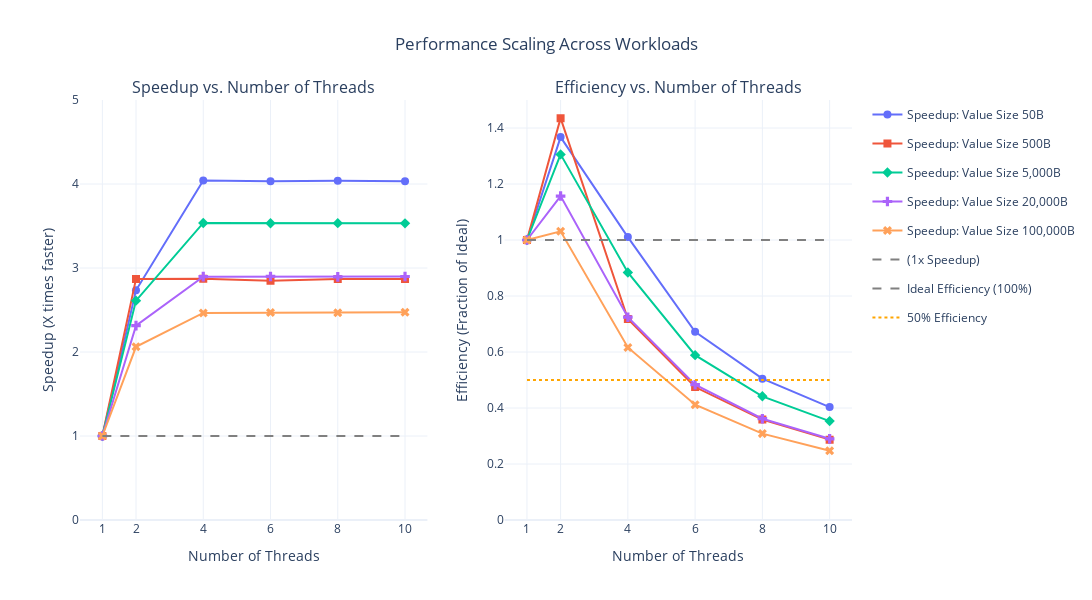
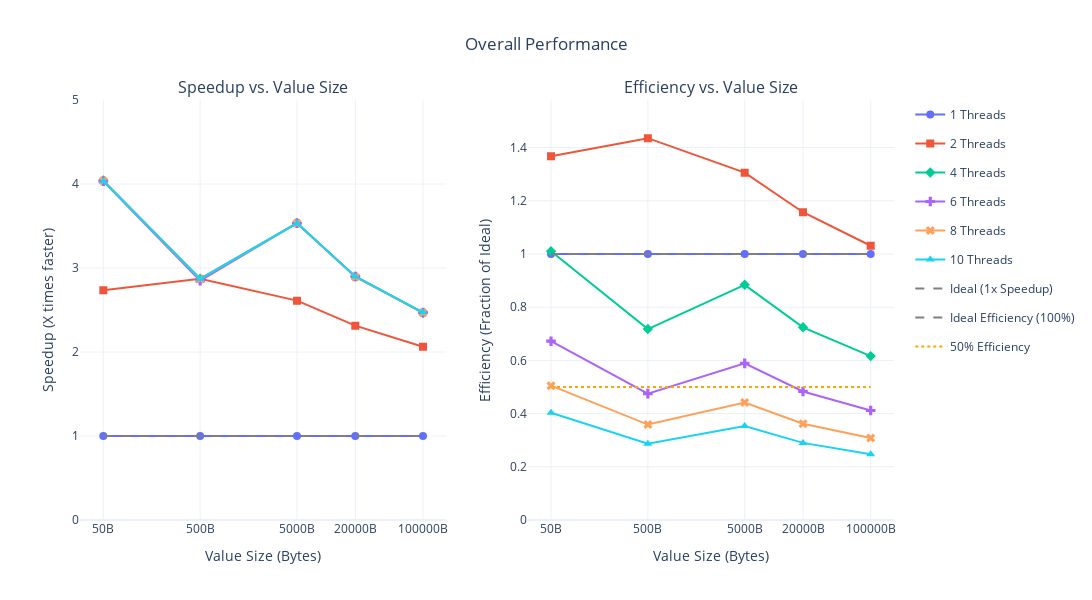
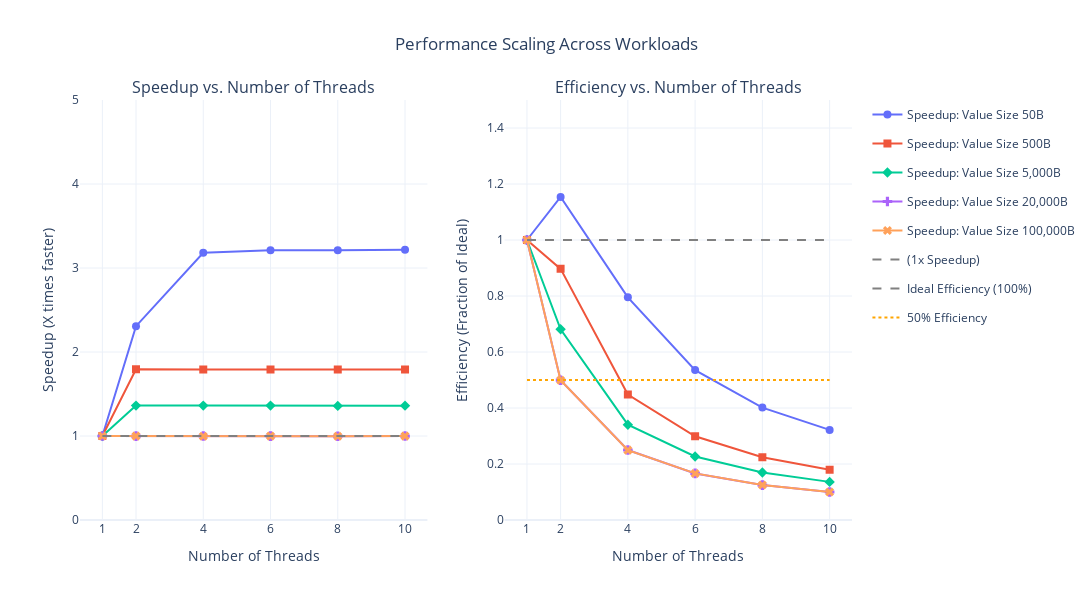
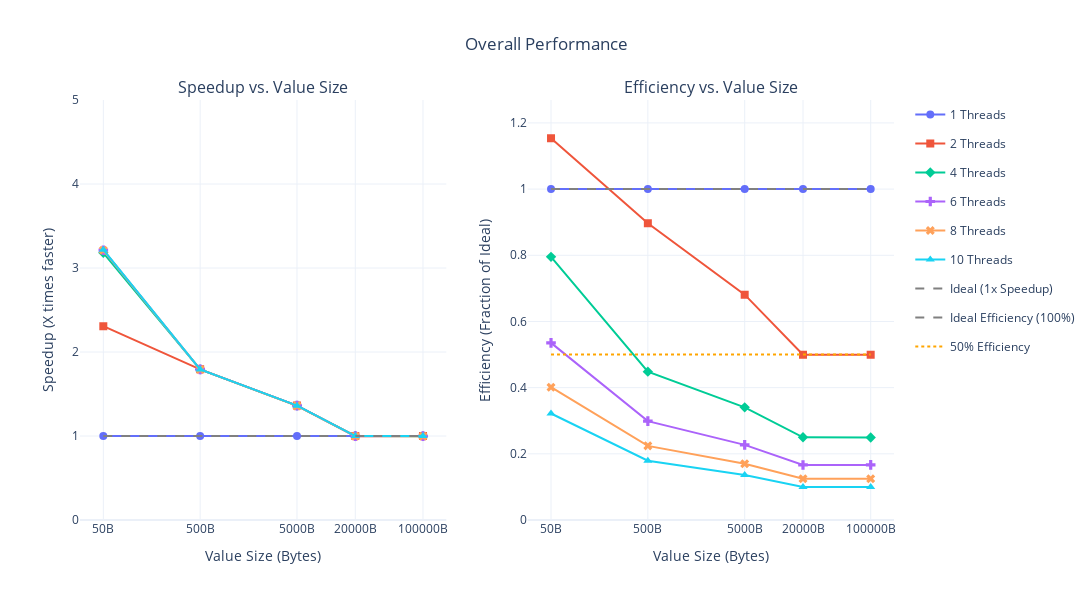

The code cell stored with these charts, in order, in its notebook:
### Code cell
num_keys = 50.0
value_size = 50
compression_on = True
test_configs = [
    {"num_keys": 50.0, "value_size": 50},
    {"num_keys": 50.0, "value_size": 500},
    {"num_keys": 10.0, "value_size": 5000},
    {"num_keys": 5.0, "value_size": 20000},
    {"num_keys": 0.1, "value_size": 100000},

    ]

def load_df(test_config: dict, compression_on: bool):
    num_keys = test_config["num_keys"]
    value_size = test_config["value_size"]
    compression_str = "yes" if compression_on else "no"
    df = pd.read_csv(f"save_summary_{num_keys}keys_{value_size}B_comp-{compression_str}_csum-yes.csv")
    return df



for compression_on in [True, False]:
    print("\n" + "="*50) # Top border
    if compression_on:
        print("                 COMPRESSION ON")
    else:
        print("                 COMPRESSION OFF")
    print("="*50 + "\n") # Bottom border
    dfs = [load_df(config, compression_on=compression_on) for config in test_configs]
    dfs = [calculate_speedup_and_efficiency(df) for df in dfs]
    
    # for df in dfs:
    #     value_size = df["value_size"][0]
    #     workload_description = f"Value Size {df['value_size'][0]} Bytes, {df['rdbcompression'][0]} Compression"
    #     plot_single_df_performance(df, workload_description)
    all_workload_names = ["Value Size 50B", "Value Size 500B", "Value Size 5,000B", "Value Size 20,000B", "Value Size 100,000B"]
    plot_performance_by_workload_on_threads(dfs, all_workload_names)
    # for threads in [1,2,4,6,8,10]:
    #     data = extract_efficiency_and_speedup_at_threads(dfs, threads)
    #     plot_workload_performance(data, threads)
    plot_combined_workload_performance(dfs)

### Figure 1 — Plotly figure (JSON) as saved in the notebook; plotly's stock layout.template omitted (floating-point values rounded to 4 significant figures)
{"data": [{"legendgroup": "Value Size 50B", "line": {"color": "#636EFA", "width": 2}, "marker": {"size": 8, "symbol": "circle"}, "mode": "lines+markers", "name": "Speedup: Value Size 50B", "showlegend": true, "type": "scatter", "x": [1, 2, 4, 6, 8, 10], "xaxis": "x", "y": [1.0, 2.735, 4.042, 4.033, 4.039, 4.034], "yaxis": "y"}, {"legendgroup": "Value Size 500B", "line": {"color": "#EF553B", "width": 2}, "marker": {"size": 8, "symbol": "square"}, "mode": "lines+markers", "name": "Speedup: Value Size 500B", "showlegend": true, "type": "scatter", "x": [1, 2, 4, 6, 8, 10], "xaxis": "x", "y": [1.0, 2.871, 2.871, 2.849, 2.87, 2.87], "yaxis": "y"}, {"legendgroup": "Value Size 5,000B", "line": {"color": "#00CC96", "width": 2}, "marker": {"size": 8, "symbol": "diamond"}, "mode": "lines+markers", "name": "Speedup: Value Size 5,000B", "showlegend": true, "type": "scatter", "x": [1, 2, 4, 6, 8, 10], "xaxis": "x", "y": [1.0, 2.612, 3.536, 3.533, 3.534, 3.532], "yaxis": "y"}, {"legendgroup": "Value Size 20,000B", "line": {"color": "#AB63FA", "width": 2}, "marker": {"size": 8, "symbol": "cross"}, "mode": "lines+markers", "name": "Speedup: Value Size 20,000B", "showlegend": true, "type": "scatter", "x": [1, 2, 4, 6, 8, 10], "xaxis": "x", "y": [1.0, 2.314, 2.897, 2.899, 2.894, 2.899], "yaxis": "y"}, {"legendgroup": "Value Size 100,000B", "line": {"color": "#FFA15A", "width": 2}, "marker": {"size": 8, "symbol": "x"}, "mode": "lines+markers", "name": "Speedup: Value Size 100,000B", "showlegend": true, "type": "scatter", "x": [1, 2, 4, 6, 8, 10], "xaxis": "x", "y": [1.0, 2.062, 2.465, 2.47, 2.468, 2.473], "yaxis": "y"}, {"legendgroup": "ideal_speedup", "line": {"color": "gray", "dash": "dash"}, "mode": "lines", "name": "(1x Speedup)", "showlegend": true, "type": "scatter", "x": [1, 2, 4, 6, 8, 10], "xaxis": "x", "y": [1, 1, 1, 1, 1, 1], "yaxis": "y"}, {"legendgroup": "Value Size 50B", "line": {"color": "#636EFA", "width": 2}, "marker": {"size": 8, "symbol": "circle"}, "mode": "lines+markers", "name": "Efficiency: Value Size 50B", "showlegend": false, "type": "scatter", "x": [1, 2, 4, 6, 8, 10], "xaxis": "x2", "y": [1.0, 1.367, 1.01, 0.6722, 0.5049, 0.4034], "yaxis": "y2"}, {"legendgroup": "Value Size 500B", "line": {"color": "#EF553B", "width": 2}, "marker": {"size": 8, "symbol": "square"}, "mode": "lines+markers", "name": "Efficiency: Value Size 500B", "showlegend": false, "type": "scatter", "x": [1, 2, 4, 6, 8, 10], "xaxis": "x2", "y": [1.0, 1.435, 0.7178, 0.4749, 0.3587, 0.287], "yaxis": "y2"}, {"legendgroup": "Value Size 5,000B", "line": {"color": "#00CC96", "width": 2}, "marker": {"size": 8, "symbol": "diamond"}, "mode": "lines+markers", "name": "Efficiency: Value Size 5,000B", "showlegend": false, "type": "scatter", "x": [1, 2, 4, 6, 8, 10], "xaxis": "x2", "y": [1.0, 1.306, 0.884, 0.5888, 0.4417, 0.3532], "yaxis": "y2"}, {"legendgroup": "Value Size 20,000B", "line": {"color": "#AB63FA", "width": 2}, "marker": {"size": 8, "symbol": "cross"}, "mode": "lines+markers", "name": "Efficiency: Value Size 20,000B", "showlegend": false, "type": "scatter", "x": [1, 2, 4, 6, 8, 10], "xaxis": "x2", "y": [1.0, 1.157, 0.7243, 0.4832, 0.3618, 0.2899], "yaxis": "y2"}, {"legendgroup": "Value Size 100,000B", "line": {"color": "#FFA15A", "width": 2}, "marker": {"size": 8, "symbol": "x"}, "mode": "lines+markers", "name": "Efficiency: Value Size 100,000B", "showlegend": false, "type": "scatter", "x": [1, 2, 4, 6, 8, 10], "xaxis": "x2", "y": [1.0, 1.031, 0.6162, 0.4117, 0.3085, 0.2473], "yaxis": "y2"}, {"legendgroup": "ideal_efficiency_1", "line": {"color": "gray", "dash": "dash"}, "mode": "lines", "name": "Ideal Efficiency (100%)", "showlegend": true, "type": "scatter", "x": [1, 2, 4, 6, 8, 10], "xaxis": "x2", "y": [1, 1, 1, 1, 1, 1], "yaxis": "y2"}, {"legendgroup": "ideal_efficiency_05", "line": {"color": "orange", "dash": "dot"}, "mode": "lines", "name": "50% Efficiency", "showlegend": true, "type": "scatter", "x": [1, 2, 4, 6, 8, 10], "xaxis": "x2", "y": [0.5, 0.5, 0.5, 0.5, 0.5, 0.5], "yaxis": "y2"}], "layout": {"annotations": [{"font": {"size": 16}, "showarrow": false, "text": "Speedup vs. Number of Threads", "x": 0.225, "xanchor": "center", "xref": "paper", "y": 1, "yanchor": "bottom", "yref": "paper"}, {"font": {"size": 16}, "showarrow": false, "text": "Efficiency vs. Number of Threads", "x": 0.775, "xanchor": "center", "xref": "paper", "y": 1, "yanchor": "bottom", "yref": "paper"}], "height": 600, "hovermode": "x unified", "showlegend": true, "title": {"text": "Performance Scaling Across Workloads", "x": 0.5}, "width": 1200, "xaxis": {"anchor": "y", "domain": [0, 0.45], "tickmode": "array", "tickvals": [1, 2, 4, 6, 8, 10], "title": {"text": "Number of Threads"}}, "xaxis2": {"anchor": "y2", "domain": [0.55, 1], "tickmode": "array", "tickvals": [1, 2, 4, 6, 8, 10], "title": {"text": "Number of Threads"}}, "yaxis": {"anchor": "x", "domain": [0, 1], "range": [0, 5], "title": {"text": "Speedup (X times faster)"}}, "yaxis2": {"anchor": "x2", "domain": [0, 1], "range": [0, 1.5], "title": {"text": "Efficiency (Fraction of Ideal)"}}}}

### Figure 2 — Plotly figure (JSON) as saved in the notebook; plotly's stock layout.template omitted (floating-point values rounded to 4 significant figures)
{"data": [{"legendgroup": "1", "line": {"color": "#636EFA", "width": 2}, "marker": {"size": 8, "symbol": "circle"}, "mode": "lines+markers", "name": "1 Threads", "showlegend": true, "type": "scatter", "x": [50, 500, 5000, 20000, 100000], "xaxis": "x", "y": [1.0, 1.0, 1.0, 1.0, 1.0], "yaxis": "y"}, {"legendgroup": "2", "line": {"color": "#EF553B", "width": 2}, "marker": {"size": 8, "symbol": "square"}, "mode": "lines+markers", "name": "2 Threads", "showlegend": true, "type": "scatter", "x": [50, 500, 5000, 20000, 100000], "xaxis": "x", "y": [2.735, 2.871, 2.612, 2.314, 2.062], "yaxis": "y"}, {"legendgroup": "4", "line": {"color": "#00CC96", "width": 2}, "marker": {"size": 8, "symbol": "diamond"}, "mode": "lines+markers", "name": "4 Threads", "showlegend": true, "type": "scatter", "x": [50, 500, 5000, 20000, 100000], "xaxis": "x", "y": [4.042, 2.871, 3.536, 2.897, 2.465], "yaxis": "y"}, {"legendgroup": "6", "line": {"color": "#AB63FA", "width": 2}, "marker": {"size": 8, "symbol": "cross"}, "mode": "lines+markers", "name": "6 Threads", "showlegend": true, "type": "scatter", "x": [50, 500, 5000, 20000, 100000], "xaxis": "x", "y": [4.033, 2.849, 3.533, 2.899, 2.47], "yaxis": "y"}, {"legendgroup": "8", "line": {"color": "#FFA15A", "width": 2}, "marker": {"size": 8, "symbol": "x"}, "mode": "lines+markers", "name": "8 Threads", "showlegend": true, "type": "scatter", "x": [50, 500, 5000, 20000, 100000], "xaxis": "x", "y": [4.039, 2.87, 3.534, 2.894, 2.468], "yaxis": "y"}, {"legendgroup": "10", "line": {"color": "#19D3F3", "width": 2}, "marker": {"size": 8, "symbol": "triangle-up"}, "mode": "lines+markers", "name": "10 Threads", "showlegend": true, "type": "scatter", "x": [50, 500, 5000, 20000, 100000], "xaxis": "x", "y": [4.034, 2.87, 3.532, 2.899, 2.473], "yaxis": "y"}, {"legendgroup": "ideal_speedup", "line": {"color": "gray", "dash": "dash"}, "mode": "lines", "name": "Ideal (1x Speedup)", "showlegend": true, "type": "scatter", "x": [50, 500, 5000, 20000, 100000], "xaxis": "x", "y": [1, 1, 1, 1, 1], "yaxis": "y"}, {"legendgroup": "1", "line": {"color": "#636EFA", "width": 2}, "marker": {"size": 8, "symbol": "circle"}, "mode": "lines+markers", "name": "1 Threads", "showlegend": false, "type": "scatter", "x": [50, 500, 5000, 20000, 100000], "xaxis": "x2", "y": [1.0, 1.0, 1.0, 1.0, 1.0], "yaxis": "y2"}, {"legendgroup": "2", "line": {"color": "#EF553B", "width": 2}, "marker": {"size": 8, "symbol": "square"}, "mode": "lines+markers", "name": "2 Threads", "showlegend": false, "type": "scatter", "x": [50, 500, 5000, 20000, 100000], "xaxis": "x2", "y": [1.367, 1.435, 1.306, 1.157, 1.031], "yaxis": "y2"}, {"legendgroup": "4", "line": {"color": "#00CC96", "width": 2}, "marker": {"size": 8, "symbol": "diamond"}, "mode": "lines+markers", "name": "4 Threads", "showlegend": false, "type": "scatter", "x": [50, 500, 5000, 20000, 100000], "xaxis": "x2", "y": [1.01, 0.7178, 0.884, 0.7243, 0.6162], "yaxis": "y2"}, {"legendgroup": "6", "line": {"color": "#AB63FA", "width": 2}, "marker": {"size": 8, "symbol": "cross"}, "mode": "lines+markers", "name": "6 Threads", "showlegend": false, "type": "scatter", "x": [50, 500, 5000, 20000, 100000], "xaxis": "x2", "y": [0.6722, 0.4749, 0.5888, 0.4832, 0.4117], "yaxis": "y2"}, {"legendgroup": "8", "line": {"color": "#FFA15A", "width": 2}, "marker": {"size": 8, "symbol": "x"}, "mode": "lines+markers", "name": "8 Threads", "showlegend": false, "type": "scatter", "x": [50, 500, 5000, 20000, 100000], "xaxis": "x2", "y": [0.5049, 0.3587, 0.4417, 0.3618, 0.3085], "yaxis": "y2"}, {"legendgroup": "10", "line": {"color": "#19D3F3", "width": 2}, "marker": {"size": 8, "symbol": "triangle-up"}, "mode": "lines+markers", "name": "10 Threads", "showlegend": false, "type": "scatter", "x": [50, 500, 5000, 20000, 100000], "xaxis": "x2", "y": [0.4034, 0.287, 0.3532, 0.2899, 0.2473], "yaxis": "y2"}, {"legendgroup": "ideal_efficiency_1", "line": {"color": "gray", "dash": "dash"}, "mode": "lines", "name": "Ideal Efficiency (100%)", "showlegend": true, "type": "scatter", "x": [50, 500, 5000, 20000, 100000], "xaxis": "x2", "y": [1, 1, 1, 1, 1], "yaxis": "y2"}, {"legendgroup": "ideal_efficiency_05", "line": {"color": "orange", "dash": "dot"}, "mode": "lines", "name": "50% Efficiency", "showlegend": true, "type": "scatter", "x": [50, 500, 5000, 20000, 100000], "xaxis": "x2", "y": [0.5, 0.5, 0.5, 0.5, 0.5], "yaxis": "y2"}], "layout": {"annotations": [{"font": {"size": 16}, "showarrow": false, "text": "Speedup vs. Value Size", "x": 0.225, "xanchor": "center", "xref": "paper", "y": 1, "yanchor": "bottom", "yref": "paper"}, {"font": {"size": 16}, "showarrow": false, "text": "Efficiency vs. Value Size", "x": 0.775, "xanchor": "center", "xref": "paper", "y": 1, "yanchor": "bottom", "yref": "paper"}], "height": 600, "hovermode": "x unified", "showlegend": true, "title": {"text": "Overall Performance", "x": 0.5}, "width": 1200, "xaxis": {"anchor": "y", "domain": [0, 0.45], "tickmode": "array", "ticktext": ["50B", "500B", "5000B", "20000B", "100000B"], "tickvals": [50, 500, 5000, 20000, 100000], "title": {"text": "Value Size (Bytes)"}, "type": "log"}, "xaxis2": {"anchor": "y2", "domain": [0.55, 1], "tickmode": "array", "ticktext": ["50B", "500B", "5000B", "20000B", "100000B"], "tickvals": [50, 500, 5000, 20000, 100000], "title": {"text": "Value Size (Bytes)"}, "type": "log"}, "yaxis": {"anchor": "x", "domain": [0, 1], "range": [0, 5], "title": {"text": "Speedup (X times faster)"}}, "yaxis2": {"anchor": "x2", "domain": [0, 1], "range": [0, 1.579], "title": {"text": "Efficiency (Fraction of Ideal)"}}}}

### Figure 3 — Plotly figure (JSON) as saved in the notebook; plotly's stock layout.template omitted (floating-point values rounded to 4 significant figures)
{"data": [{"legendgroup": "Value Size 50B", "line": {"color": "#636EFA", "width": 2}, "marker": {"size": 8, "symbol": "circle"}, "mode": "lines+markers", "name": "Speedup: Value Size 50B", "showlegend": true, "type": "scatter", "x": [1, 2, 4, 6, 8, 10], "xaxis": "x", "y": [1.0, 2.308, 3.181, 3.212, 3.212, 3.218], "yaxis": "y"}, {"legendgroup": "Value Size 500B", "line": {"color": "#EF553B", "width": 2}, "marker": {"size": 8, "symbol": "square"}, "mode": "lines+markers", "name": "Speedup: Value Size 500B", "showlegend": true, "type": "scatter", "x": [1, 2, 4, 6, 8, 10], "xaxis": "x", "y": [1.0, 1.794, 1.793, 1.793, 1.792, 1.793], "yaxis": "y"}, {"legendgroup": "Value Size 5,000B", "line": {"color": "#00CC96", "width": 2}, "marker": {"size": 8, "symbol": "diamond"}, "mode": "lines+markers", "name": "Speedup: Value Size 5,000B", "showlegend": true, "type": "scatter", "x": [1, 2, 4, 6, 8, 10], "xaxis": "x", "y": [1.0, 1.362, 1.362, 1.362, 1.359, 1.361], "yaxis": "y"}, {"legendgroup": "Value Size 20,000B", "line": {"color": "#AB63FA", "width": 2}, "marker": {"size": 8, "symbol": "cross"}, "mode": "lines+markers", "name": "Speedup: Value Size 20,000B", "showlegend": true, "type": "scatter", "x": [1, 2, 4, 6, 8, 10], "xaxis": "x", "y": [1.0, 0.9985, 0.9998, 0.9984, 0.9975, 0.9997], "yaxis": "y"}, {"legendgroup": "Value Size 100,000B", "line": {"color": "#FFA15A", "width": 2}, "marker": {"size": 8, "symbol": "x"}, "mode": "lines+markers", "name": "Speedup: Value Size 100,000B", "showlegend": true, "type": "scatter", "x": [1, 2, 4, 6, 8, 10], "xaxis": "x", "y": [1.0, 0.9987, 0.998, 0.9987, 0.9982, 0.9987], "yaxis": "y"}, {"legendgroup": "ideal_speedup", "line": {"color": "gray", "dash": "dash"}, "mode": "lines", "name": "(1x Speedup)", "showlegend": true, "type": "scatter", "x": [1, 2, 4, 6, 8, 10], "xaxis": "x", "y": [1, 1, 1, 1, 1, 1], "yaxis": "y"}, {"legendgroup": "Value Size 50B", "line": {"color": "#636EFA", "width": 2}, "marker": {"size": 8, "symbol": "circle"}, "mode": "lines+markers", "name": "Efficiency: Value Size 50B", "showlegend": false, "type": "scatter", "x": [1, 2, 4, 6, 8, 10], "xaxis": "x2", "y": [1.0, 1.154, 0.7952, 0.5353, 0.4015, 0.3218], "yaxis": "y2"}, {"legendgroup": "Value Size 500B", "line": {"color": "#EF553B", "width": 2}, "marker": {"size": 8, "symbol": "square"}, "mode": "lines+markers", "name": "Efficiency: Value Size 500B", "showlegend": false, "type": "scatter", "x": [1, 2, 4, 6, 8, 10], "xaxis": "x2", "y": [1.0, 0.8969, 0.4483, 0.2988, 0.224, 0.1793], "yaxis": "y2"}, {"legendgroup": "Value Size 5,000B", "line": {"color": "#00CC96", "width": 2}, "marker": {"size": 8, "symbol": "diamond"}, "mode": "lines+markers", "name": "Efficiency: Value Size 5,000B", "showlegend": false, "type": "scatter", "x": [1, 2, 4, 6, 8, 10], "xaxis": "x2", "y": [1.0, 0.681, 0.3404, 0.227, 0.1698, 0.1361], "yaxis": "y2"}, {"legendgroup": "Value Size 20,000B", "line": {"color": "#AB63FA", "width": 2}, "marker": {"size": 8, "symbol": "cross"}, "mode": "lines+markers", "name": "Efficiency: Value Size 20,000B", "showlegend": false, "type": "scatter", "x": [1, 2, 4, 6, 8, 10], "xaxis": "x2", "y": [1.0, 0.4993, 0.25, 0.1664, 0.1247, 0.09997], "yaxis": "y2"}, {"legendgroup": "Value Size 100,000B", "line": {"color": "#FFA15A", "width": 2}, "marker": {"size": 8, "symbol": "x"}, "mode": "lines+markers", "name": "Efficiency: Value Size 100,000B", "showlegend": false, "type": "scatter", "x": [1, 2, 4, 6, 8, 10], "xaxis": "x2", "y": [1.0, 0.4994, 0.2495, 0.1664, 0.1248, 0.09987], "yaxis": "y2"}, {"legendgroup": "ideal_efficiency_1", "line": {"color": "gray", "dash": "dash"}, "mode": "lines", "name": "Ideal Efficiency (100%)", "showlegend": true, "type": "scatter", "x": [1, 2, 4, 6, 8, 10], "xaxis": "x2", "y": [1, 1, 1, 1, 1, 1], "yaxis": "y2"}, {"legendgroup": "ideal_efficiency_05", "line": {"color": "orange", "dash": "dot"}, "mode": "lines", "name": "50% Efficiency", "showlegend": true, "type": "scatter", "x": [1, 2, 4, 6, 8, 10], "xaxis": "x2", "y": [0.5, 0.5, 0.5, 0.5, 0.5, 0.5], "yaxis": "y2"}], "layout": {"annotations": [{"font": {"size": 16}, "showarrow": false, "text": "Speedup vs. Number of Threads", "x": 0.225, "xanchor": "center", "xref": "paper", "y": 1, "yanchor": "bottom", "yref": "paper"}, {"font": {"size": 16}, "showarrow": false, "text": "Efficiency vs. Number of Threads", "x": 0.775, "xanchor": "center", "xref": "paper", "y": 1, "yanchor": "bottom", "yref": "paper"}], "height": 600, "hovermode": "x unified", "showlegend": true, "title": {"text": "Performance Scaling Across Workloads", "x": 0.5}, "width": 1200, "xaxis": {"anchor": "y", "domain": [0, 0.45], "tickmode": "array", "tickvals": [1, 2, 4, 6, 8, 10], "title": {"text": "Number of Threads"}}, "xaxis2": {"anchor": "y2", "domain": [0.55, 1], "tickmode": "array", "tickvals": [1, 2, 4, 6, 8, 10], "title": {"text": "Number of Threads"}}, "yaxis": {"anchor": "x", "domain": [0, 1], "range": [0, 5], "title": {"text": "Speedup (X times faster)"}}, "yaxis2": {"anchor": "x2", "domain": [0, 1], "range": [0, 1.5], "title": {"text": "Efficiency (Fraction of Ideal)"}}}}

### Figure 4 — Plotly figure (JSON) as saved in the notebook; plotly's stock layout.template omitted (floating-point values rounded to 4 significant figures)
{"data": [{"legendgroup": "1", "line": {"color": "#636EFA", "width": 2}, "marker": {"size": 8, "symbol": "circle"}, "mode": "lines+markers", "name": "1 Threads", "showlegend": true, "type": "scatter", "x": [50, 500, 5000, 20000, 100000], "xaxis": "x", "y": [1.0, 1.0, 1.0, 1.0, 1.0], "yaxis": "y"}, {"legendgroup": "2", "line": {"color": "#EF553B", "width": 2}, "marker": {"size": 8, "symbol": "square"}, "mode": "lines+markers", "name": "2 Threads", "showlegend": true, "type": "scatter", "x": [50, 500, 5000, 20000, 100000], "xaxis": "x", "y": [2.308, 1.794, 1.362, 0.9985, 0.9987], "yaxis": "y"}, {"legendgroup": "4", "line": {"color": "#00CC96", "width": 2}, "marker": {"size": 8, "symbol": "diamond"}, "mode": "lines+markers", "name": "4 Threads", "showlegend": true, "type": "scatter", "x": [50, 500, 5000, 20000, 100000], "xaxis": "x", "y": [3.181, 1.793, 1.362, 0.9998, 0.998], "yaxis": "y"}, {"legendgroup": "6", "line": {"color": "#AB63FA", "width": 2}, "marker": {"size": 8, "symbol": "cross"}, "mode": "lines+markers", "name": "6 Threads", "showlegend": true, "type": "scatter", "x": [50, 500, 5000, 20000, 100000], "xaxis": "x", "y": [3.212, 1.793, 1.362, 0.9984, 0.9987], "yaxis": "y"}, {"legendgroup": "8", "line": {"color": "#FFA15A", "width": 2}, "marker": {"size": 8, "symbol": "x"}, "mode": "lines+markers", "name": "8 Threads", "showlegend": true, "type": "scatter", "x": [50, 500, 5000, 20000, 100000], "xaxis": "x", "y": [3.212, 1.792, 1.359, 0.9975, 0.9982], "yaxis": "y"}, {"legendgroup": "10", "line": {"color": "#19D3F3", "width": 2}, "marker": {"size": 8, "symbol": "triangle-up"}, "mode": "lines+markers", "name": "10 Threads", "showlegend": true, "type": "scatter", "x": [50, 500, 5000, 20000, 100000], "xaxis": "x", "y": [3.218, 1.793, 1.361, 0.9997, 0.9987], "yaxis": "y"}, {"legendgroup": "ideal_speedup", "line": {"color": "gray", "dash": "dash"}, "mode": "lines", "name": "Ideal (1x Speedup)", "showlegend": true, "type": "scatter", "x": [50, 500, 5000, 20000, 100000], "xaxis": "x", "y": [1, 1, 1, 1, 1], "yaxis": "y"}, {"legendgroup": "1", "line": {"color": "#636EFA", "width": 2}, "marker": {"size": 8, "symbol": "circle"}, "mode": "lines+markers", "name": "1 Threads", "showlegend": false, "type": "scatter", "x": [50, 500, 5000, 20000, 100000], "xaxis": "x2", "y": [1.0, 1.0, 1.0, 1.0, 1.0], "yaxis": "y2"}, {"legendgroup": "2", "line": {"color": "#EF553B", "width": 2}, "marker": {"size": 8, "symbol": "square"}, "mode": "lines+markers", "name": "2 Threads", "showlegend": false, "type": "scatter", "x": [50, 500, 5000, 20000, 100000], "xaxis": "x2", "y": [1.154, 0.8969, 0.681, 0.4993, 0.4994], "yaxis": "y2"}, {"legendgroup": "4", "line": {"color": "#00CC96", "width": 2}, "marker": {"size": 8, "symbol": "diamond"}, "mode": "lines+markers", "name": "4 Threads", "showlegend": false, "type": "scatter", "x": [50, 500, 5000, 20000, 100000], "xaxis": "x2", "y": [0.7952, 0.4483, 0.3404, 0.25, 0.2495], "yaxis": "y2"}, {"legendgroup": "6", "line": {"color": "#AB63FA", "width": 2}, "marker": {"size": 8, "symbol": "cross"}, "mode": "lines+markers", "name": "6 Threads", "showlegend": false, "type": "scatter", "x": [50, 500, 5000, 20000, 100000], "xaxis": "x2", "y": [0.5353, 0.2988, 0.227, 0.1664, 0.1664], "yaxis": "y2"}, {"legendgroup": "8", "line": {"color": "#FFA15A", "width": 2}, "marker": {"size": 8, "symbol": "x"}, "mode": "lines+markers", "name": "8 Threads", "showlegend": false, "type": "scatter", "x": [50, 500, 5000, 20000, 100000], "xaxis": "x2", "y": [0.4015, 0.224, 0.1698, 0.1247, 0.1248], "yaxis": "y2"}, {"legendgroup": "10", "line": {"color": "#19D3F3", "width": 2}, "marker": {"size": 8, "symbol": "triangle-up"}, "mode": "lines+markers", "name": "10 Threads", "showlegend": false, "type": "scatter", "x": [50, 500, 5000, 20000, 100000], "xaxis": "x2", "y": [0.3218, 0.1793, 0.1361, 0.09997, 0.09987], "yaxis": "y2"}, {"legendgroup": "ideal_efficiency_1", "line": {"color": "gray", "dash": "dash"}, "mode": "lines", "name": "Ideal Efficiency (100%)", "showlegend": true, "type": "scatter", "x": [50, 500, 5000, 20000, 100000], "xaxis": "x2", "y": [1, 1, 1, 1, 1], "yaxis": "y2"}, {"legendgroup": "ideal_efficiency_05", "line": {"color": "orange", "dash": "dot"}, "mode": "lines", "name": "50% Efficiency", "showlegend": true, "type": "scatter", "x": [50, 500, 5000, 20000, 100000], "xaxis": "x2", "y": [0.5, 0.5, 0.5, 0.5, 0.5], "yaxis": "y2"}], "layout": {"annotations": [{"font": {"size": 16}, "showarrow": false, "text": "Speedup vs. Value Size", "x": 0.225, "xanchor": "center", "xref": "paper", "y": 1, "yanchor": "bottom", "yref": "paper"}, {"font": {"size": 16}, "showarrow": false, "text": "Efficiency vs. Value Size", "x": 0.775, "xanchor": "center", "xref": "paper", "y": 1, "yanchor": "bottom", "yref": "paper"}], "height": 600, "hovermode": "x unified", "showlegend": true, "title": {"text": "Overall Performance", "x": 0.5}, "width": 1200, "xaxis": {"anchor": "y", "domain": [0, 0.45], "tickmode": "array", "ticktext": ["50B", "500B", "5000B", "20000B", "100000B"], "tickvals": [50, 500, 5000, 20000, 100000], "title": {"text": "Value Size (Bytes)"}, "type": "log"}, "xaxis2": {"anchor": "y2", "domain": [0.55, 1], "tickmode": "array", "ticktext": ["50B", "500B", "5000B", "20000B", "100000B"], "tickvals": [50, 500, 5000, 20000, 100000], "title": {"text": "Value Size (Bytes)"}, "type": "log"}, "yaxis": {"anchor": "x", "domain": [0, 1], "range": [0, 5], "title": {"text": "Speedup (X times faster)"}}, "yaxis2": {"anchor": "x2", "domain": [0, 1], "range": [0, 1.269], "title": {"text": "Efficiency (Fraction of Ideal)"}}}}
